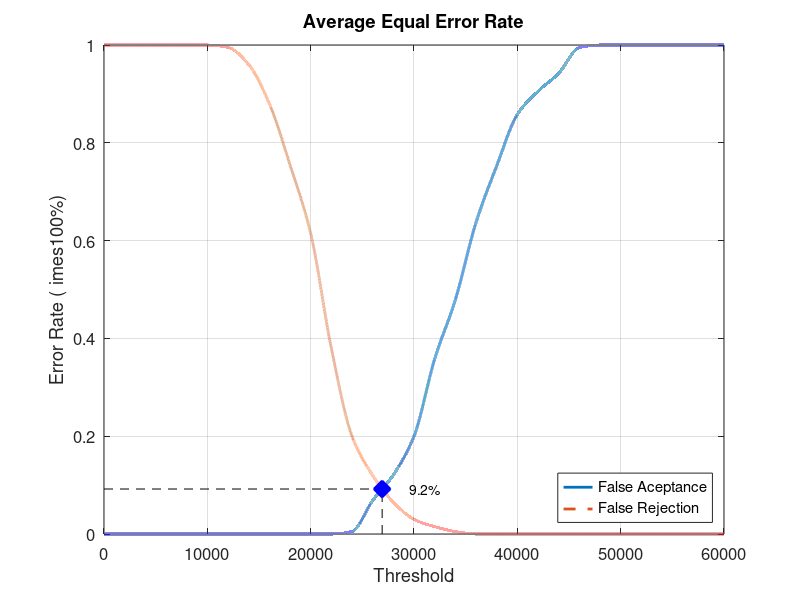
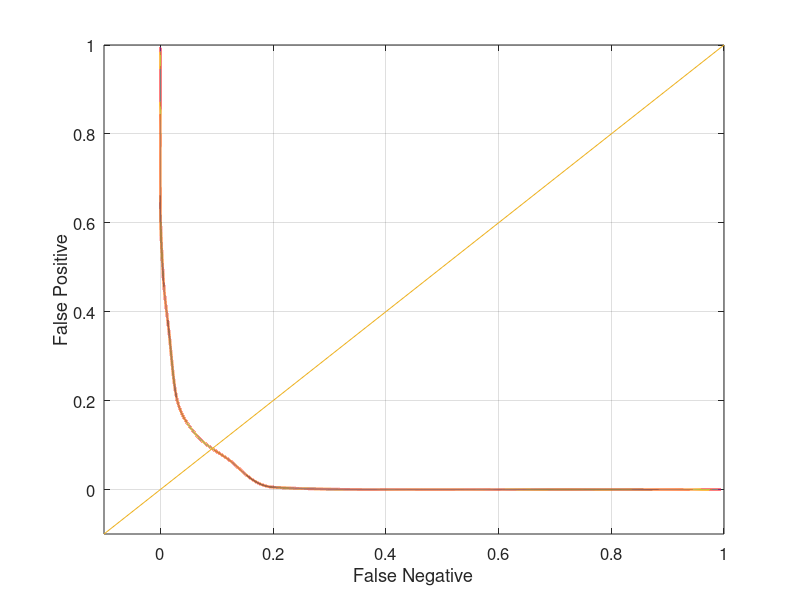

These charts were generated, in order, by the following MATLAB code:
close all;
clear;
clc;
x = 0:2000:60000;
xq = 0:0.5:60000;

y0 = [0 0 0 0 0 0 0 0 0 0 0 0 0.00526316 0.0684211 0.121053 0.2 0.357895 0.478947 0.636842 0.752632 0.857895 0.905263 0.942105 0.994737 1 1 1 1 1 1 1]
yy0 = interp1(x, y0, xq, 'pchip');
y1 = [1 1 1 1 1 1 0.995 0.96 0.88 0.755 0.615 0.38 0.2 0.12 0.065 0.03 0.015 0.005 0 0 0 0 0 0 0 0 0 0 0 0 0]
yy1 = interp1(x, y1, xq, 'pchip');

% Calculating EER: 
y2 = abs(y0 - y1);
find(y2 == min(y2))
yy2 = abs(yy0 - yy1);
xEER = find(yy2 == min(yy2));
xEERIndex = xq(xEER) % X-axis EER
yEER = yy0(xEER) % Y-axis EER

main = figure
plot(xq, yy0,'-','LineWidth', 2);	hold on
plot(xq, yy1,'--','LineWidth', 2);	hold on
plot([xEERIndex xEERIndex], [0 yEER], 'k--');	hold on
plot([0 xEERIndex], [yEER yEER], 'k--');	hold on
plot(xEERIndex, yEER, 'bx', 'LineWidth', 10);	hold on
text(xEERIndex + 10 * xEERIndex / 100, yEER, [num2str(round((10000 * yEER)) / 100) '%'])
legend('False Aceptance', 'False Rejection', 'Location', 'SouthEast')
xlabel('Threshold')
ylabel('Error Rate (	imes100%)')
title('Average Equal Error Rate')
set(gca, 'FontSize', 12)
axis([0 60000 0 1])
grid on

print(main, 'Database1_3Main', '-dpng');
FNRxFPR = figure('Color', [1 1 1]);
plot(yy1, yy0, '-', yy1, yy0, 'LineWidth', 2);
hold on
y = -0.1:0.1:1
plot(y, y); 
set(gca, 'FontSize', 12)
xlabel('False Negative')
ylabel('False Positive')
axis([-0.1 1 -0.1 1])
set(gca, 'FontSize', 12)
grid on

print(FNRxFPR, 'Database1_3FNRxFPR','-dpng');
